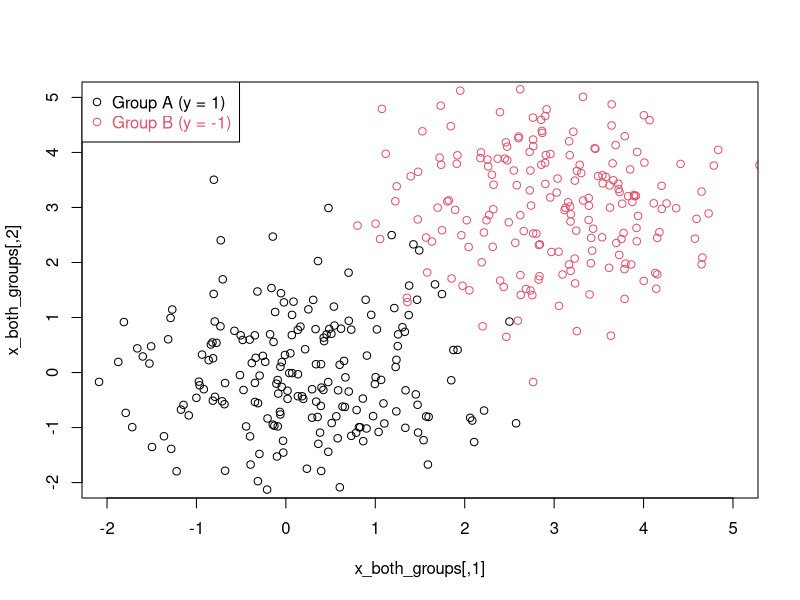
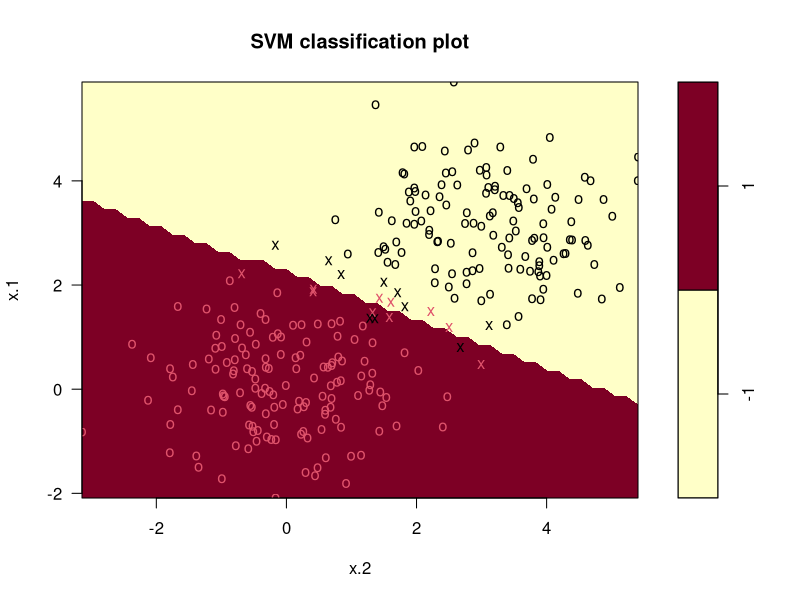
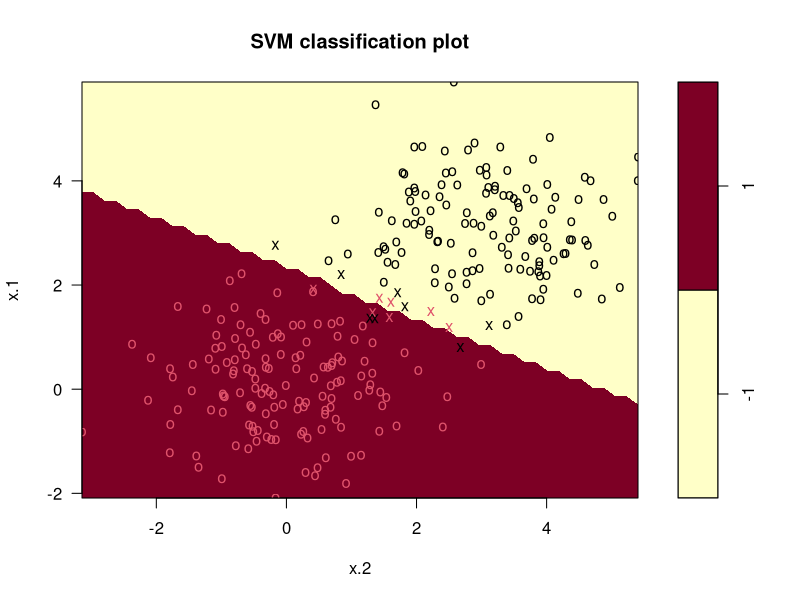

Recreate these plots in R, in order.

# Step 1

set.seed(300)

x_group_A <- matrix(rnorm(200*2,mean=0), nrow = 200, ncol = 2)

x_group_B <- matrix(rnorm(200*2,mean=3), nrow = 200, ncol = 2)

x_both_groups <- rbind(x_group_A,x_group_B)

y <- c(rep(1,200),rep(-1,200))

## Plot the data

my_data <- data.frame(x = x_both_groups, y = as.factor(y))

plot(x_both_groups, col = ifelse(y > 0,1,2), ylim = c(-2, 5), xlim = c(-2, 5))

legend("topleft",c("Group A (y = 1)","Group B (y = -1)"),col=c(1, 2), pch=1, text.col=c(1,2))


set.seed(300)

# train on 70% of data

train_sample <-  sample(1:400, 400*0.7)

data_train <-  my_data[train_sample,]

# test on 30% of remaining data

x_test <- x_both_groups[-train_sample,]

y_test <- y[-train_sample]

data_test <- my_data[-train_sample,]


library(e1071)

svm_model_c1 <- svm(y ~., data = data_train, kernel = "linear", cost = 1, scale = FALSE)

summary(svm_model_c1)


plot(svm_model_c1, data_train)

x_test <- x_both_groups[-train_sample,]

y_test <- y[-train_sample]

data_test <- my_data[-train_sample,]

y_predict <- predict(svm_model_c1, newdata = x_test)

table( y_test, y_predict)

mean(y_predict != y_test)


set.seed(1)

tune_out <- tune(svm, y ~., data = data_train, kernel = "linear", ranges = list ( cost = c(0.001, 0.01, 0.1, 1, 5, 10, 100, 1000, 10000, 1e5)) )

summary(tune_out)


### cost = 1e5

svm_model_c1e5 <- svm(y~., data = data_train, kernel = "linear", cost = 1e5, scale = FALSE)

summary(svm_model_c1e5)

plot(svm_model_c1e5, data_train)


y_predict_c1e5 <- predict(svm_model_c1e5, newdata = data_test)

summary(y_predict_c1e5)

mean(y_predict_c1e5 != y_test)

